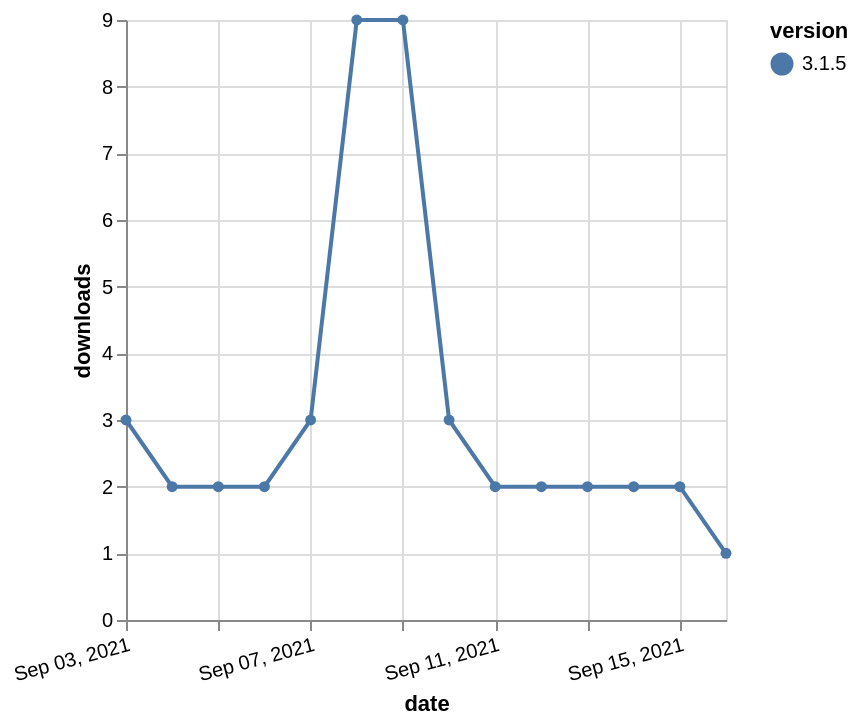

Vega-Lite specification stored for this chart:
### Vega-Lite specification from a JSON file in a GitHub repository (floating-point values rounded to 4 significant figures)
{"$schema": "https://vega.github.io/schema/vega-lite/v5.json", "description": "A simple bar chart with embedded data.", "data": {"values": [{"date": "2021-09-03", "total": 9513, "delta": 3, "version": "3.1.5"}, {"date": "2021-09-04", "total": 9515, "delta": 2, "version": "3.1.5"}, {"date": "2021-09-05", "total": 9517, "delta": 2, "version": "3.1.5"}, {"date": "2021-09-06", "total": 9519, "delta": 2, "version": "3.1.5"}, {"date": "2021-09-07", "total": 9522, "delta": 3, "version": "3.1.5"}, {"date": "2021-09-08", "total": 9531, "delta": 9, "version": "3.1.5"}, {"date": "2021-09-09", "total": 9540, "delta": 9, "version": "3.1.5"}, {"date": "2021-09-10", "total": 9543, "delta": 3, "version": "3.1.5"}, {"date": "2021-09-11", "total": 9545, "delta": 2, "version": "3.1.5"}, {"date": "2021-09-12", "total": 9547, "delta": 2, "version": "3.1.5"}, {"date": "2021-09-13", "total": 9549, "delta": 2, "version": "3.1.5"}, {"date": "2021-09-14", "total": 9551, "delta": 2, "version": "3.1.5"}, {"date": "2021-09-15", "total": 9553, "delta": 2, "version": "3.1.5"}, {"date": "2021-09-16", "total": 9554, "delta": 1, "version": "3.1.5"}]}, "width": "container", "mark": {"type": "line", "point": {"filled": true}}, "encoding": {"x": {"field": "date", "type": "temporal", "timeUnit": "yearmonthdate", "title": "date", "axis": {"labelAngle": -15}}, "y": {"field": "delta", "type": "quantitative", "title": "downloads"}, "color": {"field": "version", "type": "nominal"}, "tooltip": {"field": "delta"}}}
